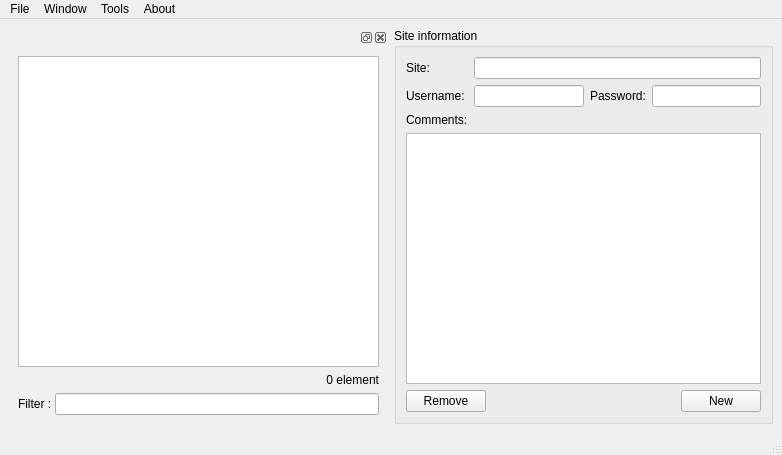
<ui version="4.0" >
 <class>MainWindow</class>
 <widget class="QMainWindow" name="MainWindow" >
  <property name="geometry" >
   <rect>
    <x>0</x>
    <y>0</y>
    <width>782</width>
    <height>455</height>
   </rect>
  </property>
  <property name="windowTitle" >
   <string>mnkPasswordKeeper - http://www.monkeyz.eu/</string>
  </property>
  <widget class="QWidget" name="centralwidget" >
   <layout class="QHBoxLayout" >
    <property name="spacing" >
     <number>6</number>
    </property>
    <property name="margin" >
     <number>9</number>
    </property>
    <item>
     <widget class="QDockWidget" name="dockWidget" >
      <property name="sizePolicy" >
       <sizepolicy vsizetype="Expanding" hsizetype="Expanding" >
        <horstretch>0</horstretch>
        <verstretch>0</verstretch>
       </sizepolicy>
      </property>
      <property name="maximumSize" >
       <size>
        <width>524287</width>
        <height>524287</height>
       </size>
      </property>
      <property name="baseSize" >
       <size>
        <width>0</width>
        <height>0</height>
       </size>
      </property>
      <property name="allowedAreas" >
       <set>Qt::LeftDockWidgetArea|Qt::RightDockWidgetArea</set>
      </property>
      <widget class="QWidget" name="dockWidgetContents" >
       <property name="sizePolicy" >
        <sizepolicy vsizetype="Preferred" hsizetype="Preferred" >
         <horstretch>0</horstretch>
         <verstretch>0</verstretch>
        </sizepolicy>
       </property>
       <property name="minimumSize" >
        <size>
         <width>15</width>
         <height>0</height>
        </size>
       </property>
       <property name="baseSize" >
        <size>
         <width>0</width>
         <height>0</height>
        </size>
       </property>
       <layout class="QVBoxLayout" >
        <property name="spacing" >
         <number>6</number>
        </property>
        <property name="margin" >
         <number>9</number>
        </property>
        <item>
         <layout class="QVBoxLayout" >
          <property name="spacing" >
           <number>6</number>
          </property>
          <property name="margin" >
           <number>0</number>
          </property>
          <item>
           <widget class="QListWidget" name="listWidget" >
            <property name="sizePolicy" >
             <sizepolicy vsizetype="Expanding" hsizetype="MinimumExpanding" >
              <horstretch>0</horstretch>
              <verstretch>0</verstretch>
             </sizepolicy>
            </property>
            <property name="minimumSize" >
             <size>
              <width>0</width>
              <height>0</height>
             </size>
            </property>
            <property name="maximumSize" >
             <size>
              <width>16777215</width>
              <height>16777215</height>
             </size>
            </property>
            <property name="sizeIncrement" >
             <size>
              <width>0</width>
              <height>0</height>
             </size>
            </property>
            <property name="baseSize" >
             <size>
              <width>0</width>
              <height>0</height>
             </size>
            </property>
           </widget>
          </item>
          <item>
           <widget class="QLabel" name="elementLabel" >
            <property name="text" >
             <string>0 element</string>
            </property>
            <property name="alignment" >
             <set>Qt::AlignRight|Qt::AlignTrailing|Qt::AlignVCenter</set>
            </property>
           </widget>
          </item>
          <item>
           <widget class="QWidget" native="1" name="widget" >
            <layout class="QHBoxLayout" >
             <property name="spacing" >
              <number>0</number>
             </property>
             <property name="margin" >
              <number>0</number>
             </property>
             <item>
              <widget class="QLabel" name="label" >
               <property name="sizePolicy" >
                <sizepolicy vsizetype="Preferred" hsizetype="Preferred" >
                 <horstretch>0</horstretch>
                 <verstretch>0</verstretch>
                </sizepolicy>
               </property>
               <property name="text" >
                <string>Filter : </string>
               </property>
              </widget>
             </item>
             <item>
              <widget class="LineEdit" name="filterEdit" >
               <property name="sizePolicy" >
                <sizepolicy vsizetype="Fixed" hsizetype="MinimumExpanding" >
                 <horstretch>0</horstretch>
                 <verstretch>0</verstretch>
                </sizepolicy>
               </property>
              </widget>
             </item>
            </layout>
           </widget>
          </item>
         </layout>
        </item>
       </layout>
      </widget>
     </widget>
    </item>
    <item>
     <widget class="QGroupBox" name="groupBox" >
      <property name="sizePolicy" >
       <sizepolicy vsizetype="Expanding" hsizetype="Expanding" >
        <horstretch>0</horstretch>
        <verstretch>0</verstretch>
       </sizepolicy>
      </property>
      <property name="title" >
       <string>Site information</string>
      </property>
      <layout class="QVBoxLayout" >
       <property name="spacing" >
        <number>6</number>
       </property>
       <property name="margin" >
        <number>9</number>
       </property>
       <item>
        <layout class="QGridLayout" >
         <property name="margin" >
          <number>0</number>
         </property>
         <property name="spacing" >
          <number>6</number>
         </property>
         <item row="1" column="2" >
          <widget class="QLabel" name="label_4" >
           <property name="text" >
            <string>Password:</string>
           </property>
          </widget>
         </item>
         <item row="1" column="3" >
          <widget class="QLineEdit" name="passwordEdit" />
         </item>
         <item row="1" column="0" >
          <widget class="QLabel" name="label_3" >
           <property name="text" >
            <string>Username:</string>
           </property>
          </widget>
         </item>
         <item row="1" column="1" >
          <widget class="QLineEdit" name="usernameEdit" />
         </item>
         <item row="0" column="0" >
          <widget class="QLabel" name="label_2" >
           <property name="text" >
            <string>Site:</string>
           </property>
          </widget>
         </item>
         <item row="3" column="0" colspan="4" >
          <widget class="QTextEdit" name="commentTextEdit" />
         </item>
         <item row="2" column="0" >
          <widget class="QLabel" name="label_5" >
           <property name="text" >
            <string>Comments:</string>
           </property>
          </widget>
         </item>
         <item row="0" column="1" colspan="3" >
          <widget class="QLineEdit" name="siteEdit" />
         </item>
        </layout>
       </item>
       <item>
        <layout class="QHBoxLayout" >
         <property name="spacing" >
          <number>6</number>
         </property>
         <property name="margin" >
          <number>0</number>
         </property>
         <item>
          <widget class="QPushButton" name="removeButton" >
           <property name="minimumSize" >
            <size>
             <width>64</width>
             <height>0</height>
            </size>
           </property>
           <property name="text" >
            <string>Remove</string>
           </property>
           <property name="shortcut" >
            <string>Ctrl+C</string>
           </property>
          </widget>
         </item>
         <item>
          <spacer>
           <property name="orientation" >
            <enum>Qt::Horizontal</enum>
           </property>
           <property name="sizeHint" stdset="0" >
            <size>
             <width>40</width>
             <height>20</height>
            </size>
           </property>
          </spacer>
         </item>
         <item>
          <widget class="QPushButton" name="newButton" >
           <property name="minimumSize" >
            <size>
             <width>64</width>
             <height>0</height>
            </size>
           </property>
           <property name="text" >
            <string>New</string>
           </property>
           <property name="shortcut" >
            <string>Ctrl+N</string>
           </property>
          </widget>
         </item>
        </layout>
       </item>
      </layout>
     </widget>
    </item>
   </layout>
  </widget>
  <widget class="QMenuBar" name="menubar" >
   <property name="geometry" >
    <rect>
     <x>0</x>
     <y>0</y>
     <width>782</width>
     <height>26</height>
    </rect>
   </property>
   <widget class="QMenu" name="menuAbout" >
    <property name="layoutDirection" >
     <enum>Qt::LeftToRight</enum>
    </property>
    <property name="title" >
     <string>About</string>
    </property>
    <addaction name="actionAbout" />
   </widget>
   <widget class="QMenu" name="menuWindow" >
    <property name="title" >
     <string>Window</string>
    </property>
    <addaction name="actionDock" />
    <addaction name="actionMaster_Password" />
    <addaction name="actionGenerator" />
    <addaction name="separator" />
   </widget>
   <widget class="QMenu" name="menuFile" >
    <property name="title" >
     <string>File</string>
    </property>
    <addaction name="actionOpen" />
    <addaction name="actionSave" />
    <addaction name="actionSave_As" />
    <addaction name="actionClose" />
    <addaction name="actionExit" />
    <addaction name="separator" />
    <addaction name="actionLock" />
   </widget>
   <widget class="QMenu" name="menuTools" >
    <property name="title" >
     <string>Tools</string>
    </property>
    <addaction name="actionText_Export" />
   </widget>
   <addaction name="menuFile" />
   <addaction name="menuWindow" />
   <addaction name="menuTools" />
   <addaction name="menuAbout" />
  </widget>
  <widget class="QStatusBar" name="statusbar" />
  <action name="actionOpen" >
   <property name="text" >
    <string>Open </string>
   </property>
   <property name="shortcut" >
    <string>Ctrl+O</string>
   </property>
  </action>
  <action name="actionSave" >
   <property name="text" >
    <string>Save</string>
   </property>
   <property name="shortcut" >
    <string>Ctrl+S</string>
   </property>
  </action>
  <action name="actionClose" >
   <property name="text" >
    <string>Close</string>
   </property>
   <property name="shortcut" >
    <string>Ctrl+X</string>
   </property>
  </action>
  <action name="actionExit" >
   <property name="text" >
    <string>Exit</string>
   </property>
   <property name="shortcut" >
    <string>Ctrl+Q</string>
   </property>
  </action>
  <action name="actionDock" >
   <property name="text" >
    <string>Dock</string>
   </property>
   <property name="shortcut" >
    <string>Ctrl+D</string>
   </property>
  </action>
  <action name="actionAbout" >
   <property name="text" >
    <string>About ...</string>
   </property>
  </action>
  <action name="actionSave_As" >
   <property name="text" >
    <string>Save As ...</string>
   </property>
   <property name="shortcut" >
    <string/>
   </property>
  </action>
  <action name="actionMaster_Password" >
   <property name="text" >
    <string>Master Password</string>
   </property>
  </action>
  <action name="actionGenerator" >
   <property name="text" >
    <string>Generator</string>
   </property>
   <property name="shortcut" >
    <string>Ctrl+G</string>
   </property>
  </action>
  <action name="actionLock" >
   <property name="text" >
    <string>Lock</string>
   </property>
   <property name="shortcut" >
    <string>Ctrl+L</string>
   </property>
  </action>
  <action name="actionText_Export" >
   <property name="text" >
    <string>Text Export</string>
   </property>
  </action>
 </widget>
 <customwidgets>
  <customwidget>
   <class>LineEdit</class>
   <extends>QLineEdit</extends>
   <header>LineEdit.H</header>
  </customwidget>
 </customwidgets>
 <tabstops>
  <tabstop>siteEdit</tabstop>
  <tabstop>usernameEdit</tabstop>
  <tabstop>passwordEdit</tabstop>
  <tabstop>commentTextEdit</tabstop>
  <tabstop>removeButton</tabstop>
  <tabstop>newButton</tabstop>
 </tabstops>
 <resources/>
 <connections/>
</ui>
